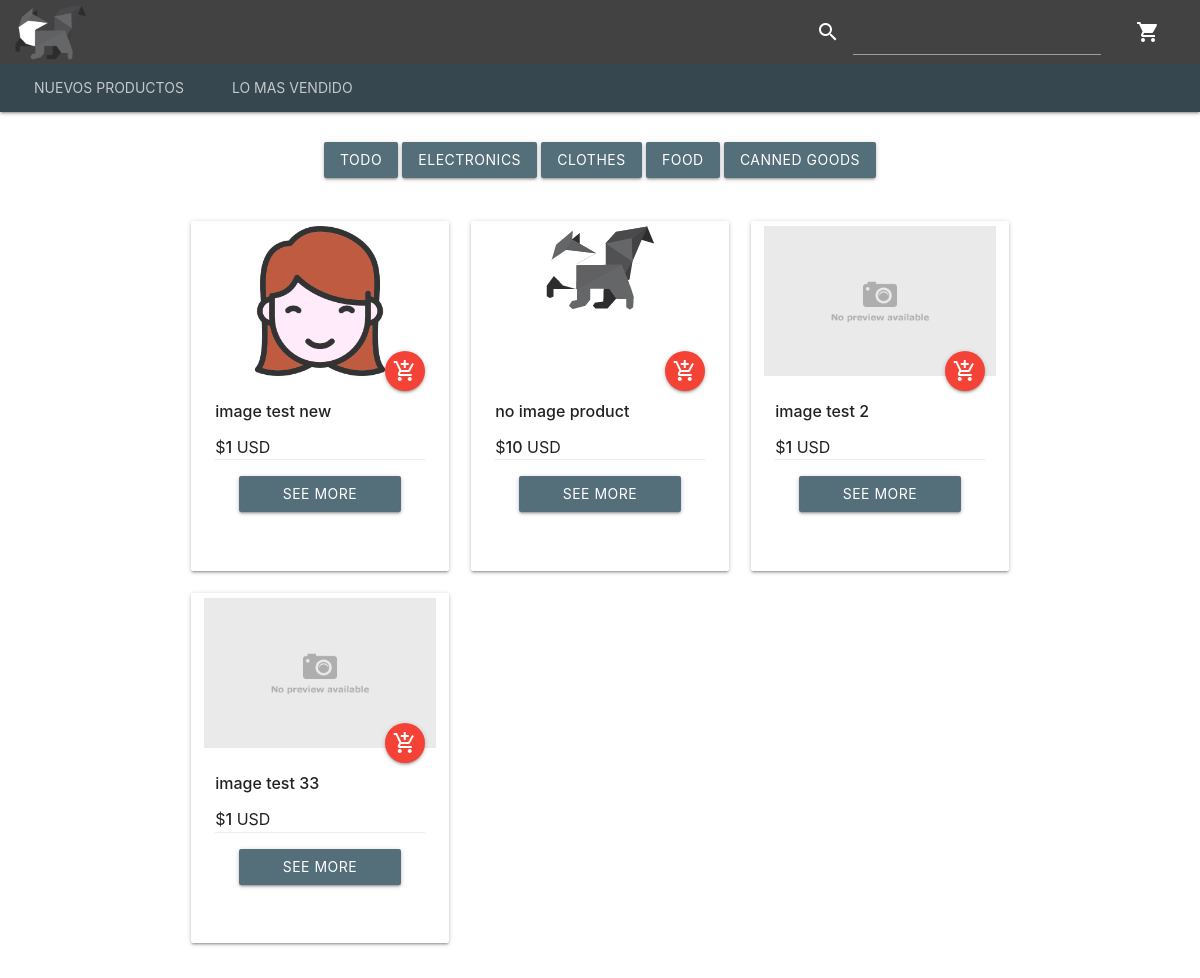
/client/index.php, run on the app's committed database.
### tables this page shows
CREATE TABLE `categories` (
  `cat_id` int(11) NOT NULL,
  `cat_name` varchar(255) DEFAULT NULL,
  `cat_active` int(1) NOT NULL DEFAULT 1
);

CREATE TABLE `products` (
  `product_id` int(11) NOT NULL,
  `product_name` varchar(255) DEFAULT NULL,
  `product_description` text DEFAULT NULL,
  `product_price` float NOT NULL,
  `product_currency_code_id` int(11) NOT NULL,
  `product_image` varchar(255) NOT NULL DEFAULT 'uploads/products/noimage.png',
  `product_category` int(11) NOT NULL,
  `product_qty` float NOT NULL,
  `product_active` int(1) NOT NULL DEFAULT 1
);

### client/index.php (the view, shortened to what this page needs)
<?php
    include_once "includes/header.php";
    include_once "includes/navbar.php";
    $busqueda = (isset($_GET['bqd']) ? $_GET['bqd'] : "");
?>
<div class="container" id="items">
    <div class="row hide-on-med-and-down" id="row-categories">
    <?php
        $query_categories = "SELECT * FROM categories WHERE cat_active = 1";
        $result_categories = $connection->query($query_categories);
        if($result_categories)
        {
            if($result_categories->num_rows > 0)
            {
                ?>
                <ul>
                    <a data-id="0" class="category btn waves-effect waves-light blue-grey darken-1"><span data-id="0" class="category ">Todo</span></a>
                <?php
                while($row_categories = $result_categories->fetch_assoc())
                {
                    ?>
                        <a data-id="<?php echo  $row_categories['cat_id']?>" class="category btn waves-effect waves-light blue-grey darken-1"><span class="category" data-id="<?php echo  $row_categories['cat_id']?>" ><?php echo  $row_categories['cat_name']?></span></a>
                    <?php
                }
            }
        }
    ?>
                </ul>
    </div>
    <div class="row" id="row-products">
        <?php
            switch($busqueda)
            {
                default:
                    $query_products = "SELECT * FROM products WHERE product_active = 1 AND product_active = 1";
                    break;
            }
            $result_products = $connection->query($query_products);
            if($result_products)
            {
                if($result_products->num_rows > 0)
                {
                    while($row_products = $result_products->fetch_assoc())
                    {
                        ?>
                        <div class="col s12 m6 l4">
                            <div class="card hoverable" data-id="<?php echo $row_products['product_id'] ?>">
                                <div class="card-image">
                                    <img src="<?php echo "../app/".$row_products['product_image'] ?>" class="tm-2">
                                    <a class="btn-floating halfway-fab waves-effect waves-light red tooltipped add_cart" data-position="left" data-tooltip="Add to cart"><i class="material-icons add_cart">add_shopping_cart</i></a>
                                </div>
                                <div class="card-content">
                                    <span class="card-title"><?php echo $row_products['product_name'] ?></span>
                                    <span class="card-price">$<strong><?php echo $row_products['product_price'] ?></strong> USD</span>
                                    <div class="card-action">
                                        <a href="product.php?i=<?php echo $row_products['product_id'] ?>" class="waves-effect waves-light btn blue-grey darken-1" style="display: block">See more</a>
                                    </div>
                                </div>
                            </div>
                        </div>
                        <?php
                    }
                }
            }
        ?>
    </div>
</div>
<?php
    include_once "includes/footer.php";
?>

### client/includes/header.php (shortened to what this page needs)
<!DOCTYPE html>
<html lang="en">
<head>
    <link rel="stylesheet" href="assets/css/materialize.css">
    <link rel="stylesheet" href="assets/css/style.css">
</head>
<body>

### client/includes/navbar.php (shortened to what this page needs)
<nav class="nav-extended bm-6">
    <div class="nav-wrapper xp-5 grey darken-3">
        <a href="index.php" class="brand-logo"><img src="assets/img/logo.png" alt="Logo"></a>
        <ul id="nav-mobile" class="right">
            <li class="xm-1 hide-on-med-and-down"><i class="material-icons" id="search_button">search</i></li>
            <li class="xm-3 hide-on-med-and-down"><input id="search" type="search"></li>
            <li class="xm-3 submenu">
                <a><i class="large material-icons">shopping_cart</i></a>
            </li>
        </ul>
    </div>
    <div class="nav-content xp-3 blue-grey darken-3">
        <ul class="tabs tabs-transparent hide-on-med-and-down">
            <li class="tab"><a href="index.php?bqd=new">Nuevos productos</a></li>
            <li class="tab"><a href="index.php?bqd=tendencies">Lo mas vendido</a></li>
        </ul>
    </div>
</nav>

### client/includes/footer.php (shortened to what this page needs)
</body>
</html>

### client/assets/css/style.css (style rules this page uses)
.xp-3 { padding: 0 10px!important; }
.xp-5 { padding: 0 15px!important; }
.xm-1 { margin: auto 3px!important; }
.xm-3 { margin: auto 10px!important; }
.bm-6 { margin-bottom: 30px!important; }
.tm-2 { margin-top: 5px!important; }
.nav-extended img { height: 55px; margin: 5px auto; }
#search_button, .category { cursor: pointer; }
.card { height: 350px!important; }
.card .card-image { height: 150px; text-align: center; }
.card .card-image img { max-height: 100%; width: auto; }
.card .card-image img { max-width: 100%; }
.card .card-title { font-size: 16px; font-weight: 500; }
.card .card-price { font-size: 16px; }
.submenu { position: relative; }
#row-categories { text-align: center; }

### data on the page
categories: cat_name "ELECTRONICS"
categories: cat_name "CLOTHES"
categories: cat_name "FOOD"
categories: cat_name "CANNED GOODS"
products: product_image (picture), product_name "image test new", product_price "1"
products: product_image (picture), product_name "no image product", product_price "10"
products: product_image (placeholder picture), product_name "image test 2", product_price "1"
products: product_image (placeholder picture), product_name "image test 33", product_price "1"
